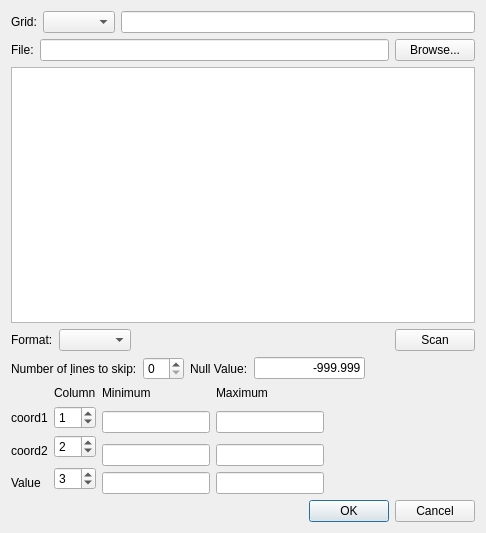
<?xml version="1.0" encoding="UTF-8"?>
<ui version="4.0">
 <class>ImportGridDialog</class>
 <widget class="QDialog" name="ImportGridDialog">
  <property name="geometry">
   <rect>
    <x>0</x>
    <y>0</y>
    <width>486</width>
    <height>533</height>
   </rect>
  </property>
  <property name="windowTitle">
   <string>Dialog</string>
  </property>
  <property name="windowIcon">
   <iconset resource="../ProjectViewer/icons.qrc">
    <normaloff>:/icons/images/logo_fs_64x64.png</normaloff>:/icons/images/logo_fs_64x64.png</iconset>
  </property>
  <layout class="QVBoxLayout" name="verticalLayout">
   <item>
    <layout class="QHBoxLayout" name="horizontalLayout">
     <item>
      <widget class="QLabel" name="label_2">
       <property name="text">
        <string>Grid:</string>
       </property>
      </widget>
     </item>
     <item>
      <widget class="QComboBox" name="cbType"/>
     </item>
     <item>
      <widget class="QLineEdit" name="leName"/>
     </item>
    </layout>
   </item>
   <item>
    <layout class="QHBoxLayout" name="horizontalLayout_6">
     <item>
      <widget class="QLabel" name="label_3">
       <property name="text">
        <string>File:</string>
       </property>
      </widget>
     </item>
     <item>
      <widget class="QLineEdit" name="leFile">
       <property name="sizePolicy">
        <sizepolicy hsizetype="MinimumExpanding" vsizetype="Fixed">
         <horstretch>0</horstretch>
         <verstretch>0</verstretch>
        </sizepolicy>
       </property>
       <property name="readOnly">
        <bool>true</bool>
       </property>
      </widget>
     </item>
     <item>
      <widget class="QPushButton" name="pbBrowse">
       <property name="text">
        <string>Browse...</string>
       </property>
      </widget>
     </item>
    </layout>
   </item>
   <item>
    <widget class="QTextEdit" name="teContent">
     <property name="readOnly">
      <bool>true</bool>
     </property>
    </widget>
   </item>
   <item>
    <layout class="QHBoxLayout" name="horizontalLayout_3">
     <item>
      <widget class="QLabel" name="label_9">
       <property name="text">
        <string>Format:</string>
       </property>
      </widget>
     </item>
     <item>
      <widget class="QComboBox" name="cbFormat"/>
     </item>
     <item>
      <spacer name="horizontalSpacer_2">
       <property name="orientation">
        <enum>Qt::Horizontal</enum>
       </property>
       <property name="sizeHint" stdset="0">
        <size>
         <width>40</width>
         <height>20</height>
        </size>
       </property>
      </spacer>
     </item>
     <item>
      <widget class="QPushButton" name="pbScan">
       <property name="text">
        <string>Scan</string>
       </property>
      </widget>
     </item>
    </layout>
   </item>
   <item>
    <layout class="QHBoxLayout" name="horizontalLayout_5">
     <item>
      <widget class="QLabel" name="label">
       <property name="text">
        <string>Number of &amp;lines to skip:</string>
       </property>
       <property name="buddy">
        <cstring>sbSkip</cstring>
       </property>
      </widget>
     </item>
     <item>
      <widget class="QSpinBox" name="sbSkip"/>
     </item>
     <item>
      <widget class="QLabel" name="label_8">
       <property name="text">
        <string>Null Value:</string>
       </property>
      </widget>
     </item>
     <item>
      <widget class="QLineEdit" name="leNull">
       <property name="text">
        <string>-999.999</string>
       </property>
       <property name="alignment">
        <set>Qt::AlignRight|Qt::AlignTrailing|Qt::AlignVCenter</set>
       </property>
      </widget>
     </item>
     <item>
      <spacer name="horizontalSpacer_4">
       <property name="orientation">
        <enum>Qt::Horizontal</enum>
       </property>
       <property name="sizeHint" stdset="0">
        <size>
         <width>40</width>
         <height>20</height>
        </size>
       </property>
      </spacer>
     </item>
    </layout>
   </item>
   <item>
    <layout class="QHBoxLayout" name="horizontalLayout_4">
     <item>
      <layout class="QGridLayout" name="gridLayout">
       <item row="5" column="0">
        <widget class="QLabel" name="lbValue">
         <property name="text">
          <string>Value</string>
         </property>
        </widget>
       </item>
       <item row="1" column="1">
        <widget class="QSpinBox" name="sbCoord1">
         <property name="value">
          <number>1</number>
         </property>
        </widget>
       </item>
       <item row="5" column="2">
        <widget class="QLineEdit" name="leMinValue">
         <property name="readOnly">
          <bool>true</bool>
         </property>
        </widget>
       </item>
       <item row="1" column="2" rowspan="2">
        <widget class="QLineEdit" name="leMinCoord1">
         <property name="readOnly">
          <bool>true</bool>
         </property>
        </widget>
       </item>
       <item row="3" column="3" rowspan="2">
        <widget class="QLineEdit" name="leMaxCoord2">
         <property name="readOnly">
          <bool>true</bool>
         </property>
        </widget>
       </item>
       <item row="4" column="1" rowspan="2">
        <widget class="QSpinBox" name="sbValue">
         <property name="value">
          <number>3</number>
         </property>
        </widget>
       </item>
       <item row="3" column="0">
        <widget class="QLabel" name="lbCoord2">
         <property name="text">
          <string>coord2</string>
         </property>
        </widget>
       </item>
       <item row="3" column="2" rowspan="2">
        <widget class="QLineEdit" name="leMinCoord2">
         <property name="readOnly">
          <bool>true</bool>
         </property>
        </widget>
       </item>
       <item row="5" column="3">
        <widget class="QLineEdit" name="leMaxValue">
         <property name="readOnly">
          <bool>true</bool>
         </property>
        </widget>
       </item>
       <item row="0" column="1">
        <widget class="QLabel" name="label_5">
         <property name="text">
          <string>Column</string>
         </property>
        </widget>
       </item>
       <item row="2" column="1" rowspan="2">
        <widget class="QSpinBox" name="sbCoord2">
         <property name="value">
          <number>2</number>
         </property>
        </widget>
       </item>
       <item row="0" column="3">
        <widget class="QLabel" name="label_7">
         <property name="text">
          <string>Maximum</string>
         </property>
        </widget>
       </item>
       <item row="1" column="3" rowspan="2">
        <widget class="QLineEdit" name="leMaxCoord1">
         <property name="readOnly">
          <bool>true</bool>
         </property>
        </widget>
       </item>
       <item row="1" column="0">
        <widget class="QLabel" name="lbCoord1">
         <property name="text">
          <string>coord1</string>
         </property>
        </widget>
       </item>
       <item row="0" column="2">
        <widget class="QLabel" name="label_6">
         <property name="text">
          <string>Minimum</string>
         </property>
        </widget>
       </item>
      </layout>
     </item>
     <item>
      <spacer name="horizontalSpacer_3">
       <property name="orientation">
        <enum>Qt::Horizontal</enum>
       </property>
       <property name="sizeHint" stdset="0">
        <size>
         <width>40</width>
         <height>20</height>
        </size>
       </property>
      </spacer>
     </item>
    </layout>
   </item>
   <item>
    <layout class="QHBoxLayout" name="horizontalLayout_2">
     <item>
      <spacer name="horizontalSpacer">
       <property name="orientation">
        <enum>Qt::Horizontal</enum>
       </property>
       <property name="sizeHint" stdset="0">
        <size>
         <width>40</width>
         <height>20</height>
        </size>
       </property>
      </spacer>
     </item>
     <item>
      <widget class="QDialogButtonBox" name="buttonBox">
       <property name="standardButtons">
        <set>QDialogButtonBox::Cancel|QDialogButtonBox::Ok</set>
       </property>
      </widget>
     </item>
    </layout>
   </item>
  </layout>
 </widget>
 <resources>
  <include location="../ProjectViewer/icons.qrc"/>
 </resources>
 <connections>
  <connection>
   <sender>buttonBox</sender>
   <signal>rejected()</signal>
   <receiver>ImportGridDialog</receiver>
   <slot>reject()</slot>
   <hints>
    <hint type="sourcelabel">
     <x>475</x>
     <y>522</y>
    </hint>
    <hint type="destinationlabel">
     <x>199</x>
     <y>149</y>
    </hint>
   </hints>
  </connection>
  <connection>
   <sender>buttonBox</sender>
   <signal>accepted()</signal>
   <receiver>ImportGridDialog</receiver>
   <slot>accept()</slot>
   <hints>
    <hint type="sourcelabel">
     <x>475</x>
     <y>522</y>
    </hint>
    <hint type="destinationlabel">
     <x>199</x>
     <y>149</y>
    </hint>
   </hints>
  </connection>
  <connection>
   <sender>pbScan</sender>
   <signal>clicked()</signal>
   <receiver>ImportGridDialog</receiver>
   <slot>setFocus()</slot>
   <hints>
    <hint type="sourcelabel">
     <x>475</x>
     <y>307</y>
    </hint>
    <hint type="destinationlabel">
     <x>303</x>
     <y>293</y>
    </hint>
   </hints>
  </connection>
 </connections>
</ui>
